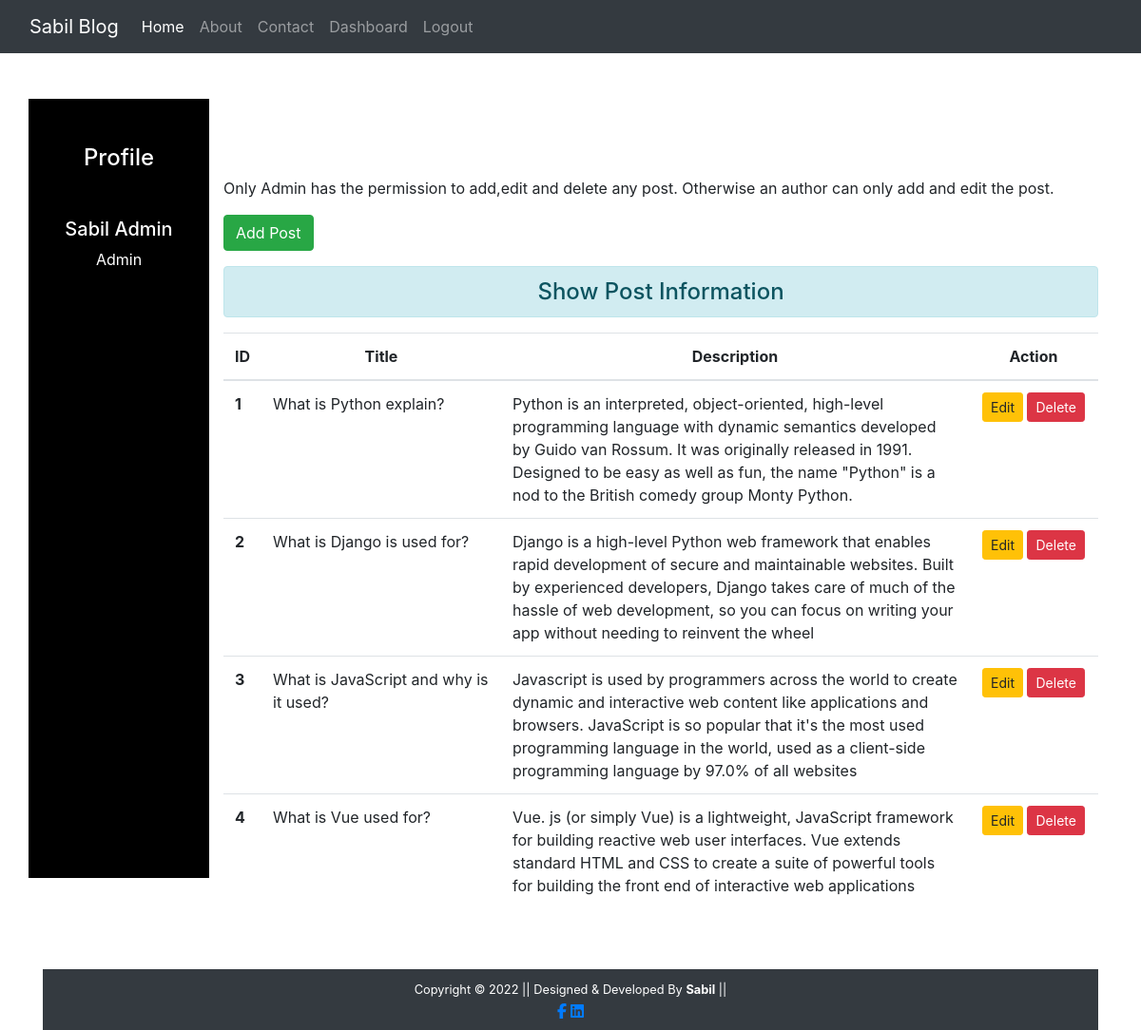
The page /dashboard/ (signed in) on the database its author committed.
### blog/models.py (models this page shows)
class Post(models.Model):
 title = models.CharField(max_length=150)
 desc = models.TextField()

### blog/views.py (the view)
# urls.py: path('dashboard/', views.dashboard, name='dashboard'),
def dashboard(request):
 if request.user.is_authenticated:
  posts = Post.objects.all()
  user = request.user
  full_name = user.get_full_name()
  gps = user.groups.all()
  return render(request, 'blog/dashboard.html', {'posts':posts, 'full_name':full_name, 'groups':gps})
 else:
  return HttpResponseRedirect('/login/')

### blog/templates/blog/dashboard.html (shortened to what this page needs)
{% extends 'blog/base.html' %}
{% load static %}
{% block side %}
<div class="col-sm-2 text-white my-5 text-center profile">
  <h4 class="my-5">Profile</h4>
  <h5>{{full_name}}</h5>
  {% for group in groups %}
    <p>{{group.name}}</p>
  {% endfor %}
</div>
{% endblock side %}
{% block content %}
<div class="col-sm-10">
 <h3 class="text-white my-5">Dashboard Page</h3>
 <p>Only Admin has the permission to add,edit and delete any post. Otherwise an author can only add and edit the post.</p>
 <a href="{% url 'addpost' %}" class="btn btn-success">Add Post</a>
 <h4 class="text-center alert alert-info mt-3">Show Post Information</h4>
  {% if posts %}
   <table class="table table-hover bg-white">
     <thead>
       <tr class="text-center">
         <th scope="col" style="width:2%">ID</th>
         <th scope="col" style="width:28%">Title</th>
         <th scope="col" style="width:55%">Description</th>
         <th scope="col" style="width:15%">Action</th>
       </tr>
     </thead>
     <tbody>
      {% for post in posts %}
       <tr>
         <th scope="row">{{post.id}}</th>
         <td>{{post.title}}</td>
         <td>{{post.desc}}</td>
         <td class="text-center">
          <a href="{% url 'updatepost' post.id %}" class="btn btn-warning btn-sm">Edit</a>
          {% if perms.blog.delete_post %}
          <form action="{% url 'deletepost' post.id %}" method="post" class="d-inline"> {% csrf_token %}
          <input type="submit" class="btn btn-danger btn-sm" value="Delete">
         </form>
         {% endif %}
         </td>
       </tr>
      {% endfor %}
     </tbody>
   </table>
  {% else %}
   <h4 class="text-center alert alert-warning">No Records</h4>
  {% endif %}
</div>
{% endblock content %}

### blog/templates/blog/base.html (shortened to what this page needs)
<!DOCTYPE html>
{% load static %}
<html lang="en">
  <head>
    <link rel="stylesheet" href="{% static 'blog/css/bootstrap.css' %}" />
    <link rel="stylesheet" href="{% static 'blog/css/all.min.css' %}">
    <link rel="stylesheet" href="{% static 'blog/css/style.css' %}" />
  </head>
  <body>
    <div class="container-fluid bg-dark">{% include 'blog/navbar.html' %}</div>
<div class="container">
  <div class="row">
   {% block side %}
   {% endblock side %}
   {% block content %}
   {% endblock content %}
  </div>
    <footer class="container-fluid bg-dark text-center p-2 mt-5">
        <small class="text-white">Copyright &copy; 2022 || Designed & Developed By <strong>Sabil</strong> || </small>
        <div class="social">
          <a href="https://www.facebook.com/profile.php?id=100004338166893" target="_blank"><i class="fab fa-facebook-f"></i></a>
          <a class="linkedin" href="https://www.linkedin.com/in/md-sabilul-haque-1aa452205/" target="_blank"><i class="fab fa-linkedin"></i></a>
        </div>
    </footer>
  </body>
</html>

### blog/templates/blog/navbar.html (shortened to what this page needs)
<nav class="navbar navbar-expand-lg navbar-dark bg-dark">
  <a class="navbar-brand" href="#">Sabil Blog</a>
  <div class="collapse navbar-collapse" id="navbarNav">
    <ul class="navbar-nav">
      <li class="nav-item active">
        <a class="nav-link" href="/"
          >Home <span class="sr-only">(current)</span></a
        >
      </li>
      <li class="nav-item">
        <a class="nav-link" href="{% url 'about' %}">About</a>
      </li>
      <li class="nav-item">
        <a class="nav-link" href="{% url 'contact' %}">Contact</a>
      </li>
      {% if request.user.is_authenticated %}
      <li class="nav-item">
        <a class="nav-link" href="{% url 'dashboard' %}">Dashboard</a>
      </li>
      <li class="nav-item">
        <a class="nav-link" href="{% url 'logout' %}">Logout</a>
      </li>
      {% endif %}
    </ul>
  </div>
</nav>

### blog/static/blog/css/style.css (style rules this page uses)
.profile { background-color: black; }

### rows shown on the page
Post: id "1", title "What is Python explain?", desc "Python is an interpreted, object-oriented, high-level programming language with dynamic semantics developed by Guido van Rossum. It was originally released in 1991. Designed to be easy as well as fun, the name \"Python\" is a nod to the British comedy group Monty Python."
Post: id "2", title "What is Django is used for?", desc "Django is a high-level Python web framework that enables rapid development of secure and maintainable websites. Built by experienced developers, Django takes care of much of the hassle of web development, so you can focus on writing your app without needing to reinvent the wheel"
Post: id "3", title "What is JavaScript and why is it used?", desc "Javascript is used by programmers across the world to create dynamic and interactive web content like applications and browsers. JavaScript is so popular that it's the most used programming language in the world, used as a client-side programming language by 97.0% of all websites"
Post: id "4", title "What is Vue used for?", desc "Vue. js (or simply Vue) is a lightweight, JavaScript framework for building reactive web user interfaces. Vue extends standard HTML and CSS to create a suite of powerful tools for building the front end of interactive web applications"

### other values the page prints
{{ full_name }} "Sabil Admin"
{{ group.name }} "Admin"
